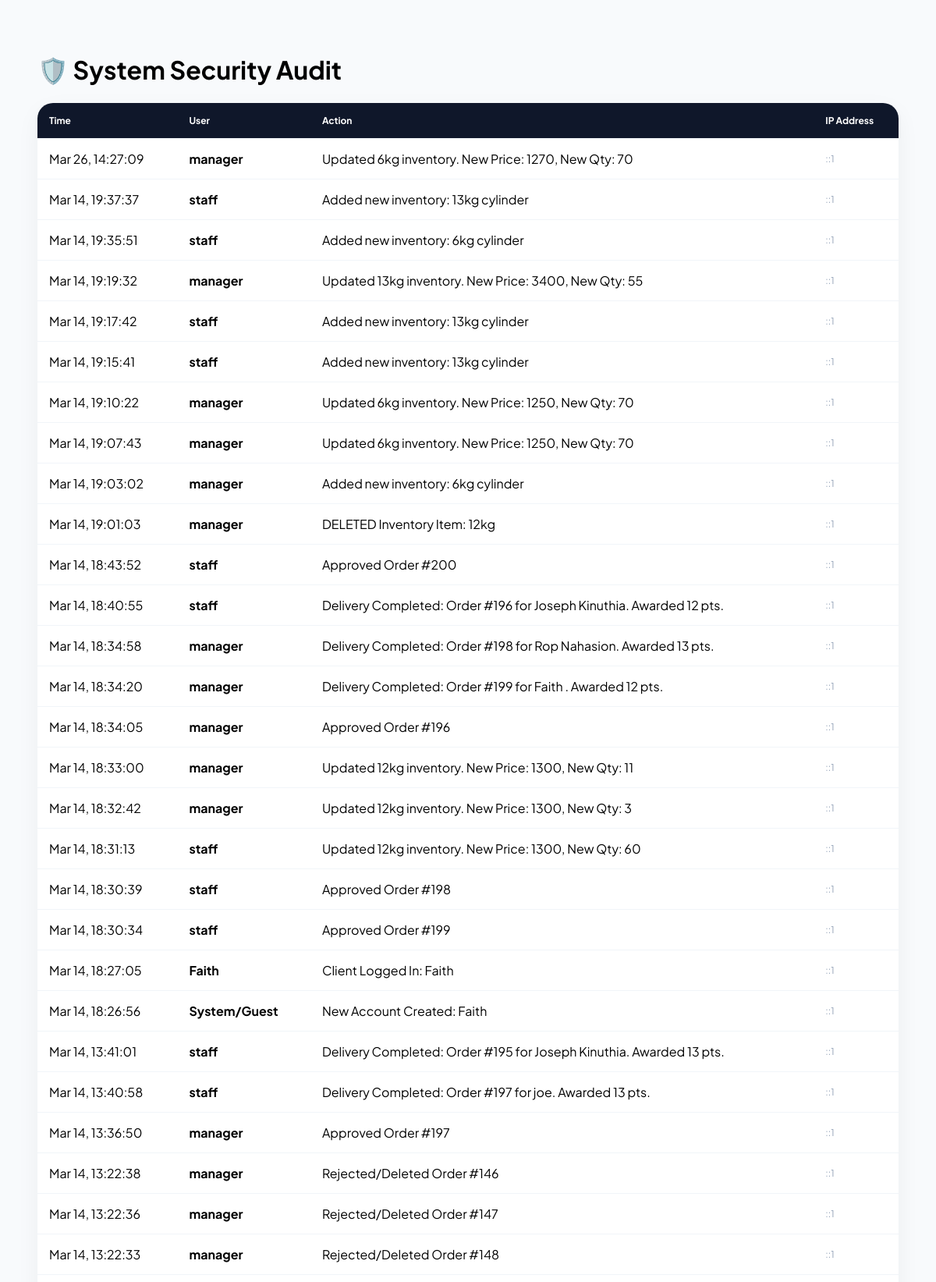
The page /audit_logs.php (signed in, upper part) on the database its author committed.
### tables this page shows
CREATE TABLE `system_audit_logs` (
  `id` int(11) NOT NULL,
  `user_id` int(11) DEFAULT NULL,
  `username` varchar(50) DEFAULT NULL,
  `action_performed` text DEFAULT NULL,
  `ip_address` varchar(45) DEFAULT NULL,
  `timestamp` datetime DEFAULT current_timestamp()
);

### audit_logs.php (the view, shortened to what this page needs)
<?php
require_once 'config.php';
$logs = $conn->query("SELECT * FROM system_audit_logs ORDER BY timestamp DESC LIMIT 100");
?>
<!DOCTYPE html>
<html lang="en">
<head>
</head>
<body>
    <h1>🛡️ System Security Audit</h1>
    <table class="log-table">
        <thead>
            <tr><th>Time</th><th>User</th><th>Action</th><th>IP Address</th></tr>
        </thead>
        <tbody>
            <?php while($l = $logs->fetch_assoc()): ?>
            <tr>
                <td><?php echo date('M d, H:i:s', strtotime($l['timestamp'])); ?></td>
                <td><strong><?php echo $l['username']; ?></strong></td>
                <td><?php echo htmlspecialchars($l['action_performed']); ?></td>
                <td style="color:#94a3b8; font-size:12px;"><?php echo $l['ip_address']; ?></td>
            </tr>
            <?php endwhile; ?>
        </tbody>
    </table>
</body>
</html>

### audit_logs.php (style rules this page uses)
body { font-family: 'Plus Jakarta Sans', sans-serif; background: #f8fafc; padding: 40px; }
.log-table { width: 100%; background: white; border-radius: 20px; border-collapse: collapse; overflow: hidden; box-shadow: 0 10px 30px rgba(0,0,0,0.05); }
th, td { padding: 15px; text-align: left; border-bottom: 1px solid #f1f5f9; }
th { background: #0f172a; color: white; font-size: 12px; }

### rows shown on the page
system_audit_logs: timestamp "Mar 26, 14:27:09", username "manager", action_performed "Updated 6kg inventory. New Price: 1270, New Qty: 70", ip_address "::1"
system_audit_logs: timestamp "Mar 14, 19:37:37", username "staff", action_performed "Added new inventory: 13kg cylinder", ip_address "::1"
system_audit_logs: timestamp "Mar 14, 19:35:51", username "staff", action_performed "Added new inventory: 6kg cylinder", ip_address "::1"
system_audit_logs: timestamp "Mar 14, 19:19:32", username "manager", action_performed "Updated 13kg inventory. New Price: 3400, New Qty: 55", ip_address "::1"
system_audit_logs: timestamp "Mar 14, 19:17:42", username "staff", action_performed "Added new inventory: 13kg cylinder", ip_address "::1"
system_audit_logs: timestamp "Mar 14, 19:15:41", username "staff", action_performed "Added new inventory: 13kg cylinder", ip_address "::1"
system_audit_logs: timestamp "Mar 14, 19:10:22", username "manager", action_performed "Updated 6kg inventory. New Price: 1250, New Qty: 70", ip_address "::1"
system_audit_logs: timestamp "Mar 14, 19:07:43", username "manager", action_performed "Updated 6kg inventory. New Price: 1250, New Qty: 70", ip_address "::1"
system_audit_logs: timestamp "Mar 14, 19:03:02", username "manager", action_performed "Added new inventory: 6kg cylinder", ip_address "::1"
system_audit_logs: timestamp "Mar 14, 19:01:03", username "manager", action_performed "DELETED Inventory Item: 12kg", ip_address "::1"
system_audit_logs: timestamp "Mar 14, 18:43:52", username "staff", action_performed "Approved Order #200", ip_address "::1"
system_audit_logs: timestamp "Mar 14, 18:40:55", username "staff", action_performed "Delivery Completed: Order #196 for Joseph Kinuthia. Awarded 12 pts.", ip_address "::1"
system_audit_logs: timestamp "Mar 14, 18:34:58", username "manager", action_performed "Delivery Completed: Order #198 for Rop Nahasion. Awarded 13 pts.", ip_address "::1"
system_audit_logs: timestamp "Mar 14, 18:34:20", username "manager", action_performed "Delivery Completed: Order #199 for Faith . Awarded 12 pts.", ip_address "::1"
system_audit_logs: timestamp "Mar 14, 18:34:05", username "manager", action_performed "Approved Order #196", ip_address "::1"
system_audit_logs: timestamp "Mar 14, 18:33:00", username "manager", action_performed "Updated 12kg inventory. New Price: 1300, New Qty: 11", ip_address "::1"
system_audit_logs: timestamp "Mar 14, 18:32:42", username "manager", action_performed "Updated 12kg inventory. New Price: 1300, New Qty: 3", ip_address "::1"
system_audit_logs: timestamp "Mar 14, 18:31:13", username "staff", action_performed "Updated 12kg inventory. New Price: 1300, New Qty: 60", ip_address "::1"
system_audit_logs: timestamp "Mar 14, 18:30:39", username "staff", action_performed "Approved Order #198", ip_address "::1"
system_audit_logs: timestamp "Mar 14, 18:30:34", username "staff", action_performed "Approved Order #199", ip_address "::1"
system_audit_logs: timestamp "Mar 14, 18:27:05", username "Faith", action_performed "Client Logged In: Faith", ip_address "::1"
system_audit_logs: timestamp "Mar 14, 18:26:56", username "System/Guest", action_performed "New Account Created: Faith", ip_address "::1"
system_audit_logs: timestamp "Mar 14, 13:41:01", username "staff", action_performed "Delivery Completed: Order #195 for Joseph Kinuthia. Awarded 13 pts.", ip_address "::1"
system_audit_logs: timestamp "Mar 14, 13:40:58", username "staff", action_performed "Delivery Completed: Order #197 for joe. Awarded 13 pts.", ip_address "::1"
system_audit_logs: timestamp "Mar 14, 13:36:50", username "manager", action_performed "Approved Order #197", ip_address "::1"
system_audit_logs: timestamp "Mar 14, 13:22:38", username "manager", action_performed "Rejected/Deleted Order #146", ip_address "::1"
system_audit_logs: timestamp "Mar 14, 13:22:36", username "manager", action_performed "Rejected/Deleted Order #147", ip_address "::1"
system_audit_logs: timestamp "Mar 14, 13:22:33", username "manager", action_performed "Rejected/Deleted Order #148", ip_address "::1"
